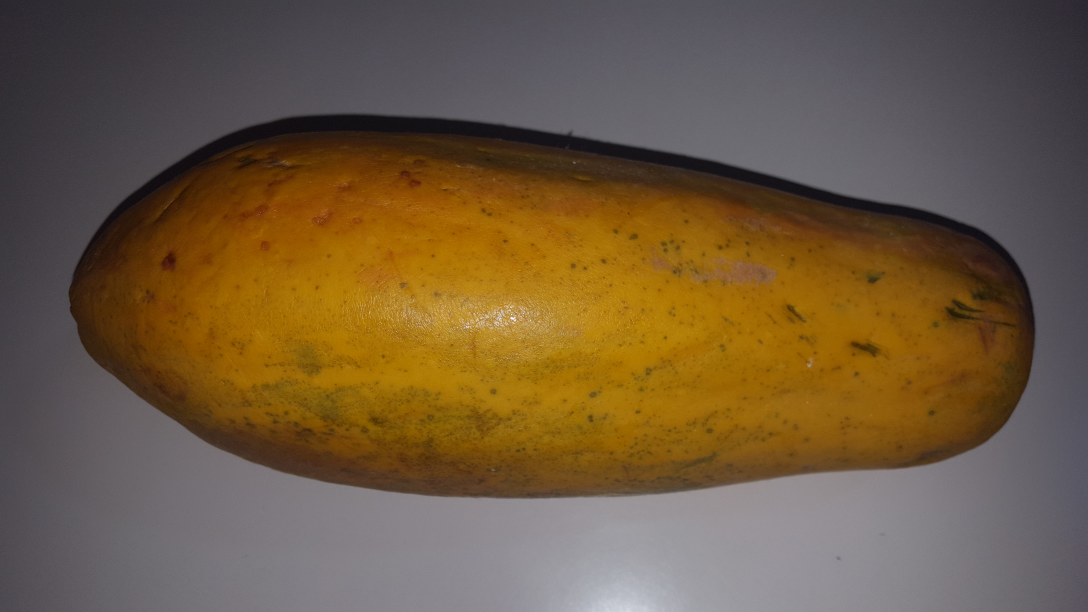
#> input picture papayaBuena/20190424_110626.jpg, 3264 x 1836 px (shown at 1/3 size); its folder holds 4 pictures in this run
$ python recortar_papayas.py
#> lines starting #> are read from the running program, lines starting #| are printed output that depends on the picture; after the words box and inside, x2 and y2 are one past the last pixel; in counts of white or black regions, pixels touching at a corner belong together
"""
Aplicacion para extraer un recorte de la imagen donde se encuentra
un tomate.

"""

from __future__ import division
import cv2
import numpy as np
from os import listdir


def mostar(imagen):
    imagen = cv2.resize(imagen, (600, 400))
    cv2.imshow('papaya', imagen)
    cv2.waitKey(0)

"""
    rrecoore el directorio
"""
def recorrer_directorio(carpeta_entrada, carpeta_salida, lista_imagenes):
#> called with carpeta_entrada = 'papayaBuena', carpeta_salida = 'papaya-recortes-buenos'
    for nombre_imagen in lista_imagenes:
        imagen = cv2.imread(carpeta_entrada + "/" +nombre_imagen)
#> imagen is the input picture: shape (1836, 3264, 3); mean B, G, R 64.2, 90.1, 110.5
        encontrar = ecnontrar_papaya(imagen)
        cv2.imwrite(carpeta_salida + "/" + nombre_imagen, encontrar)


"""
    Encuentra el contorno de a imagen
"""
def encontar_contorno(imagen):
    imagen = imagen.copy()
    contornos, jerarquia =cv2.findContours(imagen, cv2.RETR_LIST, cv2.CHAIN_APPROX_SIMPLE)
    contour_sizes = [(cv2.contourArea(contorno), contorno) for contorno in contornos]
    mayor_contorno = max(contour_sizes, key=lambda x: x[0])[1]

    mascara = np.zeros(imagen.shape, np.uint8)

    cv2.drawContours(mascara, [mayor_contorno], -1, 255, -1)
    return mayor_contorno, mascara

"""
    con los datos encontrados de la imagen en su controno
    se cacula las dimensiones del cuadrdo y su hubicacion
"""

def contorno_rectangulo(imagen, contorno):
    imagenConElipse = imagen.copy()
    elipse = cv2.fitEllipse(contorno)
    factor_redn = 0.5
    sx = int((elipse[1][0]*factor_redn)/2)
    sy = int((elipse[1][1]*factor_redn)/2)
    x = int(elipse[0][0]) - sy
    y = int(elipse[0][1]) - sx
# [5 lines of commented-out code are left out]
    imagenConElipse = imagenConElipse[y:(y + sx*2), x:(x + sy*2)]
    return imagenConElipse

"""
    Trata la imagen para poder encontrar el cuadrado
"""
def ecnontrar_papaya(imagen):
    imagen2 = imagen.copy()
    imagen3 = imagen.copy()
    imagen2 = cv2.cvtColor(imagen2, cv2.COLOR_BGR2HSV)
#> imagen2: shape (1836, 3264, 3); mean H, S, V 86.6, 103.4, 112.4
    max_dimension = max(imagen2.shape)
#> max_dimension = 3264
    scale = 700/max_dimension
#> scale = 0.214
    imagen2 = cv2.resize(imagen2, None, fx=scale, fy=scale)
#> imagen2: shape (394, 700, 3); mean H, S, V 86.6, 103.3, 112.2
    imagen3 = cv2.resize(imagen3, None, fx=scale, fy=scale)
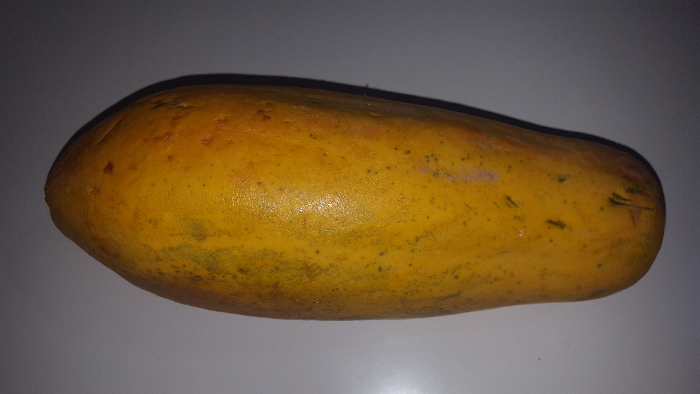
#> imagen3: shape (394, 700, 3); mean B, G, R 64.1, 90, 110.4
    imagen_azul = cv2.GaussianBlur(imagen2, (7, 7), 0)
#> imagen_azul: shape (394, 700, 3); mean H, S, V 86.6, 103.3, 112.2
    min_rojo = np.array([0, 155, 25])
    max_rojo = np.array([256, 256, 256])

    mascara1 = cv2.inRange(imagen_azul, min_rojo, max_rojo)
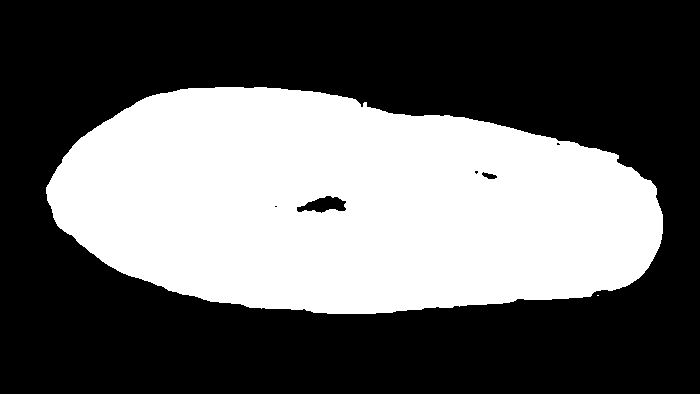
#> mascara1: shape (394, 700); 38.8% white; 2 white regions (1 under 20 px), largest, box (x1, y1, x2, y2) and area: (46, 87, 663, 314) 107136

# [10 lines of commented-out code are left out]
    mascara = mascara1
    kernel = cv2.getStructuringElement(cv2.MORPH_ELLIPSE, (15, 15))
    mascara_cerrada = cv2.morphologyEx(mascara, cv2.MORPH_CLOSE, kernel)
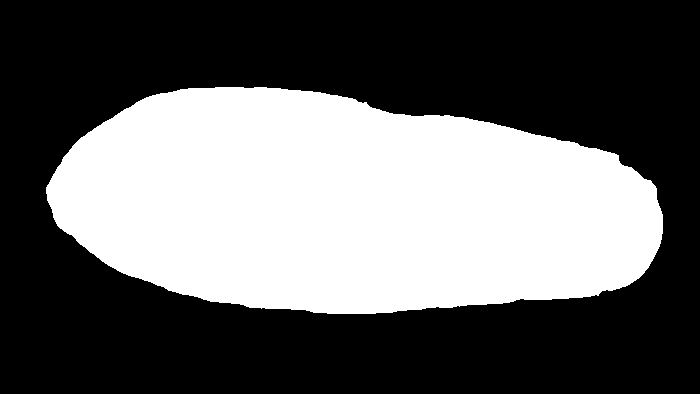
#> mascara_cerrada: shape (394, 700); 39.1% white; 1 white region, box (x1, y1, x2, y2) and area: (46, 87, 663, 314) 107808
    mascara_limpia = cv2.morphologyEx(mascara_cerrada, cv2.MORPH_OPEN, kernel)
#> mascara_limpia: shape (394, 700); 39.1% white; 1 white region

    contorno_papaya_gramde, mascara_papaya = encontar_contorno(mascara_limpia)
#> in encontar_contorno, `contornos, jerarquia =cv2.findContours(imagen, cv2.RETR_LIST, cv2.CHAI..`: contornos = 1 contour; box (x1, y1, x2, y2) and area: (46, 87, 663, 314) 107114; jerarquia = [[-1, -1, -1, -1]]
#> in encontar_contorno, `contour_sizes = [(cv2.contourArea(contorno), contorno) for contorno in..`: contour_sizes = 1 item
#> in encontar_contorno, `mayor_contorno = max(contour_sizes, key=lambda x: x[0])[1]`: mayor_contorno = contour of 508 points, box (x1, y1, x2, y2) (46, 87, 663, 314), area 107114
#> contorno_papaya_gramde has the same summary as mayor_contorno in encontar_contorno

    rectangulo_papaya = contorno_rectangulo(imagen3, contorno_papaya_gramde)
#> in contorno_rectangulo, `elipse = cv2.fitEllipse(contorno)`: elipse = ((346.6, 205.8), (218.3, 635.7), 94.44)
#> in contorno_rectangulo, `sx = int((elipse[1][0]*factor_redn)/2)`: sx = 54
#> in contorno_rectangulo, `sy = int((elipse[1][1]*factor_redn)/2)`: sy = 158
#> in contorno_rectangulo, `x = int(elipse[0][0]) - sy`: x = 188
#> in contorno_rectangulo, `y = int(elipse[0][1]) - sx`: y = 151
#> in contorno_rectangulo, `imagenConElipse = imagenConElipse[y:(y + sx*2), x:(x + sy*2)]`:
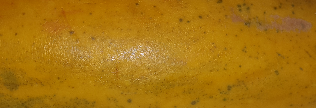
#> imagenConElipse: shape (108, 316, 3); mean B, G, R 15.1, 115.7, 166.8
#> pass 2 of the loop in recorrer_directorio, `for nombre_imagen in lista_imagenes:`:
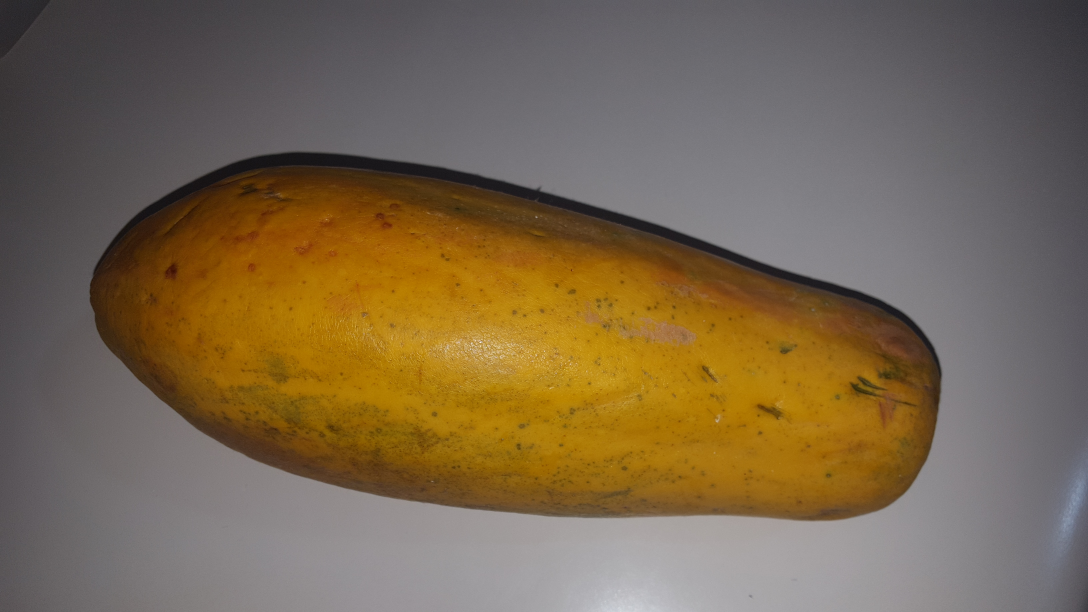
#> input picture papayaBuena/20190424_110640.jpg, 3264 x 1836 px (shown at 1/3 size)
#> in recorrer_directorio, imagen is the input picture: shape (1836, 3264, 3); mean B, G, R 79.3, 103.3, 120.6
#> imagen_azul: shape (394, 700, 3); mean H, S, V 94.8, 81.6, 121.7
#> in ecnontrar_papaya (call 2), `mascara1 = cv2.inRange(imagen_azul, min_rojo, max_rojo)`:
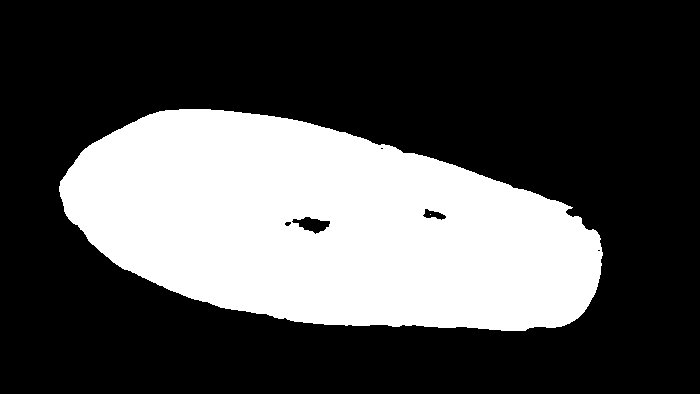
#> mascara1: shape (394, 700); 31.1% white; 2 white regions (1 under 20 px), largest, box (x1, y1, x2, y2) and area: (59, 109, 603, 331) 85729
#> mascara_cerrada: shape (394, 700); 31.3% white; 1 white region, box (x1, y1, x2, y2) and area: (59, 109, 603, 331) 86317
#> mascara_limpia: shape (394, 700); 31.3% white; 1 white region
#> contornos = 1 contour; box (x1, y1, x2, y2) and area: (59, 109, 602, 331) 85690
#> contorno_papaya_gramde = contour of 533 points, box (x1, y1, x2, y2) (59, 109, 602, 331), area 85690
#> elipse = ((324.6, 227.3), (195.7, 565.9), 100.2)
#> sx = 48
#> sy = 141
#> x = 183
#> y = 179
#> in contorno_rectangulo (call 2), `imagenConElipse = imagenConElipse[y:(y + sx*2), x:(x + sy*2)]`:
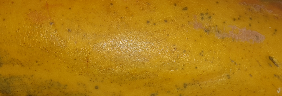
#> imagenConElipse: shape (96, 282, 3); mean B, G, R 16.8, 123.7, 174.3
#> pass 3 of the loop in recorrer_directorio, `for nombre_imagen in lista_imagenes:`:
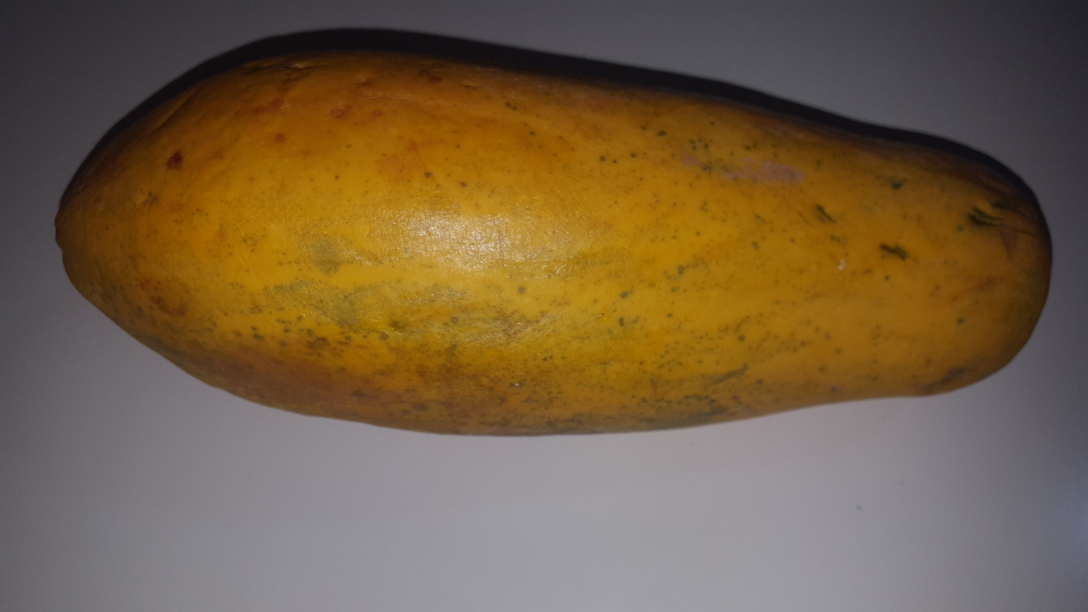
#> input picture papayaBuena/20190424_110653.jpg, 3264 x 1836 px (shown at 1/3 size)
#> in recorrer_directorio, imagen is the input picture: shape (1836, 3264, 3); mean B, G, R 68.8, 96.3, 117.2
#> imagen_azul: shape (394, 700, 3); mean H, S, V 83, 106.4, 119
#> in ecnontrar_papaya (call 3), `mascara1 = cv2.inRange(imagen_azul, min_rojo, max_rojo)`:
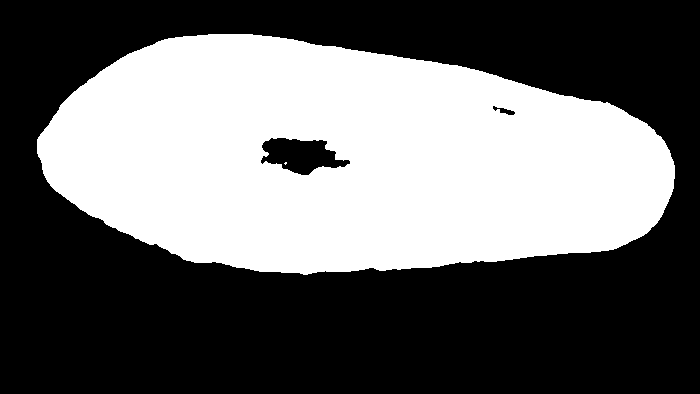
#> mascara1: shape (394, 700); 41.3% white; 2 white regions (1 under 20 px), largest, box (x1, y1, x2, y2) and area: (37, 34, 675, 275) 113859
#> mascara_cerrada: shape (394, 700); 41.4% white; 1 white region, box (x1, y1, x2, y2) and area: (37, 34, 675, 275) 114256
#> mascara_limpia: shape (394, 700); 41.4% white; 1 white region
#> contornos = 2 contours; box (x1, y1, x2, y2) and area: (37, 34, 675, 275) 115309, (265, 137, 336, 176) 1852; jerarquia = [[1, -1, -1, -1], [-1, 0, -1, -1]]
#> mascara: shape (394, 700); 42.1% white; 1 white region, box (x1, y1, x2, y2) and area: (37, 34, 675, 275) 115996
#> contorno_papaya_gramde = contour of 560 points, box (x1, y1, x2, y2) (37, 34, 675, 275), area 115309
#> elipse = ((343.1, 159.4), (227.9, 656.6), 94.38)
#> sx = 56
#> sy = 164
#> x = 179
#> y = 103
#> in contorno_rectangulo (call 3), `imagenConElipse = imagenConElipse[y:(y + sx*2), x:(x + sy*2)]`:
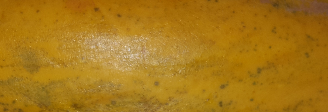
#> imagenConElipse: shape (112, 328, 3); mean B, G, R 24.5, 119.6, 166.7
#> the loop made 4 passes; the first 3 are shown
    #rectangulo_tomate = cv2.resize(rectangulo_tomate, (100, 50))
    # recortar(rectangulo_tomate)
    return rectangulo_papaya

recorrer_directorio("papayaBuena", "papaya-recortes-buenos", listdir("./papayaBuena"))
#> (the run stopped early here; a loop or call above may not have finished)
